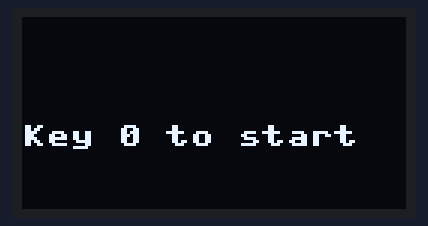
The program below on a simulated Raspberry Pi Pico running MicroPython. Shown: 128×64 one-colour display. The clock reads 2024-03-15 10:24:30 at power-on unless the program sets it.

Above: at 1.1 s.

The program:

main.py
```python
from machine import Pin,SPI
import framebuf
import time
from screen import OLED_1inch3
from pomodoro import Pomodoro
DC = 8
RST = 12
MOSI = 11
SCK = 10
CS = 9


def blink(OLED):
    for x in range(5):
        OLED.fill(0x0)
        OLED.show()

        OLED.fill(0xffff)
        OLED.show()


    print("done")
    print(OLED)
    ''
if __name__=='__main__':

    OLED = OLED_1inch3()
    pomodoro = Pomodoro()


    time.sleep(1)

    OLED.fill(0xffff)
    keyA = Pin(15,Pin.IN,Pin.PULL_UP)
    keyB = Pin(17,Pin.IN,Pin.PULL_UP)
    keyA_pressed=False
    keyB_pressed=False
    while(1):
        old_status=pomodoro.status()
        pomodoro.update()
        new_status=pomodoro.status()
        if new_status != old_status:
            print("blinck")
            blink(OLED)


        if keyA.value() == 0 :

            if pomodoro.status() != Pomodoro.START and not keyA_pressed :
                pomodoro.start()
            keyA_pressed=True
        else:
            keyA_pressed=False

        if(keyB.value() == 0 ):

            if not keyB_pressed:
                if pomodoro.status() == Pomodoro.START :
                    pomodoro.short_pause()

                elif pomodoro.status() == Pomodoro.PAUSE_SHORT:
                    pomodoro.stop()
            keyB_pressed=True
        else:
            keyB_pressed=False
        OLED.fill(0x0000)
        if pomodoro.status() == Pomodoro.WAITING:
            OLED.text("Key 0 to start",0,20,OLED.white)

        else:
            stateMessage= "WORK"
            if pomodoro.status() == Pomodoro.PAUSE_SHORT:
                stateMessage= "PAUSE"
            OLED.text(stateMessage.center(16),0,20,OLED.white)
            timeleft =pomodoro.time_left_in_sec()
            message= "{0:02d}m{1:02d}s".format(timeleft // 60 , timeleft % 60)

            OLED.fill_rect(0,40,128,44,OLED.balck)
            OLED.text(message.center(16),0,40,OLED.white)

        OLED.show()
        time.sleep(0.1)


    time.sleep(1)
    OLED.fill(0xFFFF)
```

screen.py
```python
from machine import Pin,SPI
import framebuf
import time

DC = 8
RST = 12
MOSI = 11
SCK = 10
CS = 9


class OLED_1inch3(framebuf.FrameBuffer):
    def __init__(self):
        self.width = 128
        self.height = 64

        self.cs = Pin(CS,Pin.OUT)
        self.rst = Pin(RST,Pin.OUT)

        self.cs(1)
        self.spi = SPI(1)
        self.spi = SPI(1,2000_000)
        self.spi = SPI(1,20000_000,polarity=0, phase=0,sck=Pin(SCK),mosi=Pin(MOSI),miso=None)
        self.dc = Pin(DC,Pin.OUT)
        self.dc(1)
        self.buffer = bytearray(self.height * self.width // 8)
        super().__init__(self.buffer, self.width, self.height, framebuf.MONO_HMSB)
        self.init_display()

        self.white =   0xffff
        self.balck =   0x0000

    def write_cmd(self, cmd):
        self.cs(1)
        self.dc(0)
        self.cs(0)
        self.spi.write(bytearray([cmd]))
        self.cs(1)

    def write_data(self, buf):
        self.cs(1)
        self.dc(1)
        self.cs(0)
        self.spi.write(bytearray([buf]))
        self.cs(1)

    def init_display(self):
        """Initialize dispaly"""
        self.rst(1)
        time.sleep(0.001)
        self.rst(0)
        time.sleep(0.01)
        self.rst(1)

        self.write_cmd(0xAE)#turn off OLED display

        self.write_cmd(0x00)   #set lower column address
        self.write_cmd(0x10)   #set higher column address

        self.write_cmd(0xB0)   #set page address

        self.write_cmd(0xdc)    #et display start line
        self.write_cmd(0x00)
        self.write_cmd(0x81)    #contract control
        self.write_cmd(0x6f)    #128
        self.write_cmd(0x21)    # Set Memory addressing mode (0x20/0x21) #

        self.write_cmd(0xa0)    #set segment remap
        self.write_cmd(0xc0)    #Com scan direction
        self.write_cmd(0xa4)   #Disable Entire Display On (0xA4/0xA5)

        self.write_cmd(0xa6)    #normal / reverse
        self.write_cmd(0xa8)    #multiplex ratio
        self.write_cmd(0x3f)    #duty = 1/64

        self.write_cmd(0xd3)    #set display offset
        self.write_cmd(0x60)

        self.write_cmd(0xd5)    #set osc division
        self.write_cmd(0x41)

        self.write_cmd(0xd9)    #set pre-charge period
        self.write_cmd(0x22)

        self.write_cmd(0xdb)    #set vcomh
        self.write_cmd(0x35)

        self.write_cmd(0xad)    #set charge pump enable
        self.write_cmd(0x8a)    #Set DC-DC enable (a=0:disable; a=1:enable)
        self.write_cmd(0XAF)
    def show(self):
        self.write_cmd(0xb0)
        for page in range(0,64):
            self.column = 63 - page
            self.write_cmd(0x00 + (self.column & 0x0f))
            self.write_cmd(0x10 + (self.column >> 4))
            for num in range(0,16):
                self.write_data(self.buffer[page*16+num])

          
```

pomodoro.py
```python
import time
class Pomodoro:
    WAITING = 0
    START = 1
    PAUSE_SHORT = 2
    state = WAITING
    start_time = 0

    def start(self):
        self.start_time = time.time()
        self.state = Pomodoro.START

    def short_pause(self):
        self.start_time = time.time()
        self.state = Pomodoro.PAUSE_SHORT
    def stop(self):
        self.start_time = 0
        self.state = Pomodoro.WAITING

    def status(self):
        return self.state

    def time_left_in_sec(self):
        time_passed = time.time() - self.start_time

        if self.state == Pomodoro.START:
            return (25 * 60) - time_passed
        elif self.state == Pomodoro.PAUSE_SHORT:
            return (5 * 60) - time_passed
        else:
            return 0

    def update(self):
        timeleft = self.time_left_in_sec()
        if timeleft > 0:
            return

        if self.state == Pomodoro.START:
            self.short_pause()
        elif self.state == Pomodoro.PAUSE_SHORT:
            self.start()


if __name__ == '__main__':
    pomo = Pomodoro()
    print(pomo.status())
    pomo.start()

    print(pomo.status())
    print(pomo.time_left_in_sec())
```
